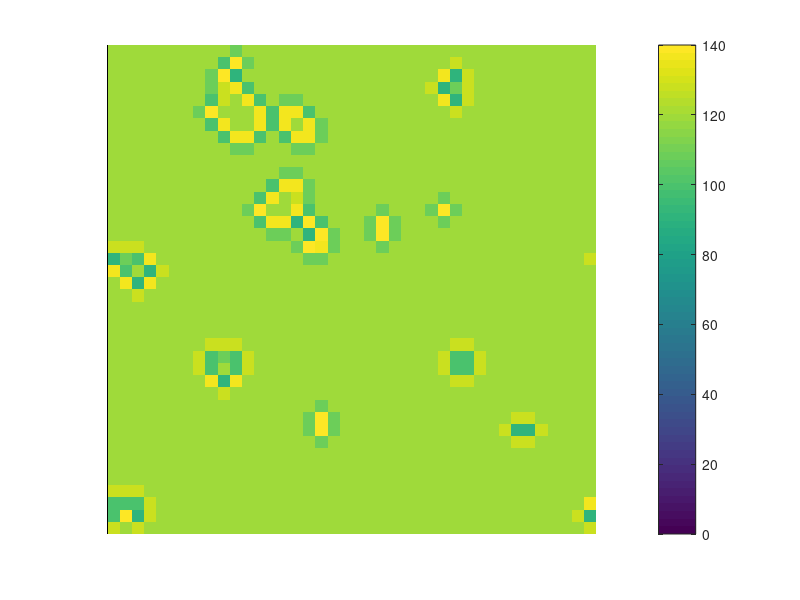
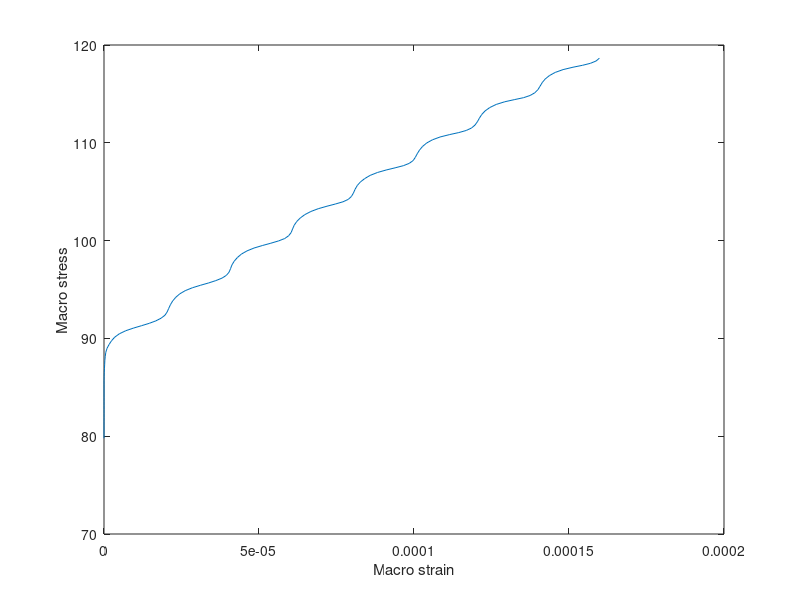
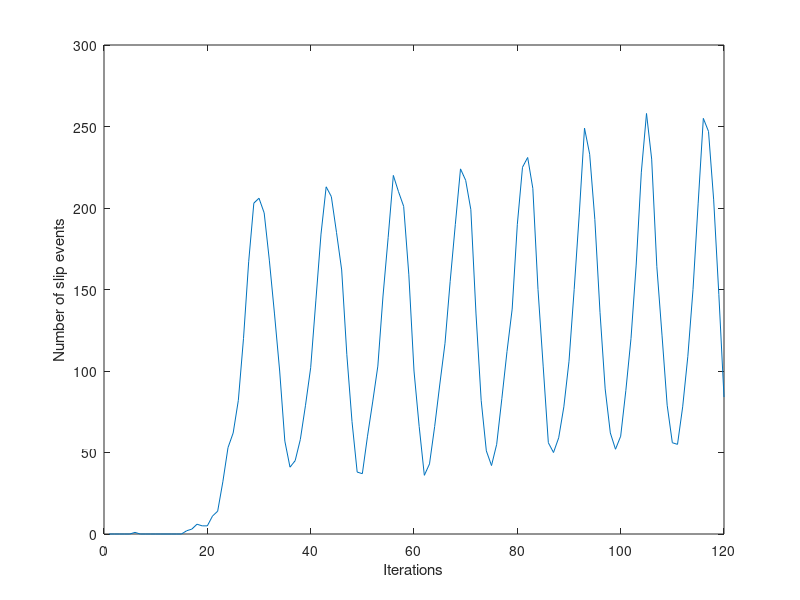

Source code (MATLAB) for these figures, in order:
%% Cellular Automaton Model of Slip Patches--PM Anderson, Harshad Paranjape
%   --MSE756 -- Ohio State University
%   A cube of dimension h is deformed with a uniform shear rate. A cross 
%   sectional area of h x h is discretized into nx by ny patches, each of 
%   which has a critical shear strength to initiate a plastic slip of 
%   magnitude b in that patch. Such events redistribute stress, causing 
%   slip in neighboring regions. The output is analyzed in terms of the 
%   number and location of slip events and the stress redistribution.
%
% Define the number of elements along the x and y directions
nx = 40;
ny = 40;
% Define a matrix of nx x ny elements containing the shear strengths (in MPa)
% containing shear strengths that follow a normal distribution.
savg = 100; % Average
sdev = 5;  % Standard deviation
smax = 200;
Tc = savg + sdev*randn(ny, nx);
% Assign values to bh = b/h;
bh = 2.0E-5;
% The elastic shear modulus mu (in MPa)
mu = 70.0E3;
% Impose a macro shear strain increment on the assembly that is 0.3 of the 
% maximum plastic strain increment, attainable if all the patches slip in 
% one increment.
deltagamma = 0.3*bh;
% If a patch slip, the increment in plastic strain is deltagamma_local =
% b/hz; where hz = h/sqrt(nx*ny). The corresponding shear stress drop is
% deltasigma_local = 2/3*mu*deltagamma_local. Based on the Eshelby solution
% for an ellipsoid that shears by deltagamma_local.
deltagamma_local = bh*sqrt(nx*ny);
% The 2/3 factor varies with Poisson's ratio
deltasigma_local = 2.0/3.0*mu*deltagamma_local;
% Write a subroutine that computes the matrix T containing the shear stress 
% in each patch and a matrix Gamma containing the number of slip events in 
% each patch, after niter iterations. The input is the starting T and Gamma
% matrices and the output is Load = [T:Gamma] after niter. Initial macro
% stress = T(0,0), initial total number of slip events = Gamma(0,0),
% initial increment in total slip events = Gamma(0,1)
% The initial T matrix is a uniform stress equal to the shear strength of 
% the weakest patch minus 2MPa
Tmin = min(Tc(:)) - 2.0;
T = Tmin*ones(ny, nx);
T_0_0 = Tmin;
% The intial number of slip events is zero in all patches
Gamma = zeros(ny, nx);
Gamma_0_0 = 0;
Gamma_0_1 = 0;
% Number of iteration
niter = 120;
%
tau = zeros(niter, 1);    % tau = macro stress
np = zeros(niter, 1);     % np = cumulative number of slip events
npinc = zeros(niter, 1);  % npinc = number of slip events in a single iter
tau(1) = T_0_0;
np(1) = Gamma_0_0;
npinc(1) = Gamma_0_1;
% T_store and Gamma_store are defined to store local stress and slip events
% respectively for all iterations.
% Later you can use these variables (e.g. T_store(:, :, 20)) to plot local
% distributions of those quantities at a given iteration.
T_store = zeros(ny, nx, niter);
Gamma_store = zeros(ny, nx, niter);
h1 = figure;
for i=2:niter
    Tnew = zeros(ny, nx);
    % Calculate increment in shear stress
    if i == 2
        tauinc = (deltagamma - npinc(1)/(nx*ny)*bh)*mu;
    else
        tauinc = (deltagamma - (np(i-1) - np(i-2))/(nx*ny)*bh)*mu;
    end
    tau(i) = tau(i-1) + tauinc;
    np(i) = np(i-1);
    for ii=1:ny
        for jj=1:nx
            T(ii, jj) = T(ii,jj) + tauinc; % The macro shear increment is intially applied to all patches
            Tnew(ii,jj) = 0;
        end
    end
    %
    for ii=1:ny
        for jj=1:nx
            % If the local crit shear is exceeded, then...
            if(T(ii,jj) > Tc(ii,jj))
                np(i) = np(i) + 1;
                Gamma(ii,jj) = Gamma(ii,jj) + 1;
                % Reduce the stress in the slipped patch
                Tnew(ii,jj) = Tnew(ii,jj) - deltasigma_local;
                % Strain hardening - increase the Tc in the grain when it
                % slips
                Tc(ii, jj) = Tc(ii, jj) + 50*deltagamma_local*abs((smax - Tc(ii, jj)));
                % Get coordinates of four neighbors of the patch
                if(ii == 1)
                    im = ny;
                else
                    im = ii - 1;
                end
                if(ii == ny)
                    ip = 1;
                else
                    ip = ii + 1;
                end
                if(jj == 1)
                    jm =nx;
                else
                    jm = jj - 1;
                end
                if(jj == nx)
                    jp = 1;
                else
                    jp = jj + 1;
                end
                % Redistribute stress to neighbors
                Tnew(im,jj) = Tnew(im,jj) + 0.25*deltasigma_local;
                Tnew(ip,jj) = Tnew(ip,jj) + 0.25*deltasigma_local;
                Tnew(ii,jm) = Tnew(ii,jm) + 0.25*deltasigma_local;
                Tnew(ii,jp) = Tnew(ii,jp) + 0.25*deltasigma_local;
            end
        end
    end
    npinc(i) = np(i) - np(i-1);
    T = T + Tnew;
    T_store(:, :, i) = T;
    Gamma_store(:, :, i) = Gamma;
    imagesc(T);
    colorbar; axis square; axis off; caxis([0 140]);
    drawnow;
    T_movie(i) = getframe;
end
T_0_0 = tau(niter);
Gamma_0_0 = np(niter);
Gamma_0_1 = npinc(niter);
%
macrostress = tau;               % Macro stress
macrostrain = np*bh/(nx*ny);     % Macro strain
strain_inc = npinc;              % Strain increment
% Plot of macrostress vs strain
figure;
plot(macrostrain, macrostress);
xlabel('Macro strain');
ylabel('Macro stress');
% Plot of number of slip events in an increment vs increment number
figure;
plot(1:niter, strain_inc)
xlabel('Iterations');
ylabel('Number of slip events');
% Visualize T_store, Gamma_store and Tc for all elements
% figure; imagesc(Tc);
% figure; imagesc(T_store(:, :, 55));
% figure; imagesc(Gamma_store(:, :, 55));
